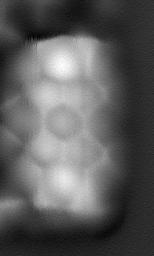
#> input picture data/EXPERIMENTAL_IMAGES/RAW/Perylenetetracarboxylic_dianhydride_PTCDA/image_0.jpg, 154 x 256 px
$ jupyter execute --allow-errors 'Load ptcda .ipynb'   (older library calls are emulated)
#> lines starting #> are read from the running program, lines starting #| are printed output that depends on the picture
### PTCDA came in a non-square image. We should preprocess it nicely instead of using that ugly image.

[cell 1]
# [151 lines left out: functions morgan_fp_gen, load_jmol, load_exp_img_stack, load_exp_3_img, load_jmol_image, not called in this run]

def _extract_cid(path):
    return int(path.split('_')[-3])

[cell 2]
# [61 lines left out: function load_exp_img_stack, not called in this run]

[cell 3]
# IMPORTS
# additional packages
from PIL import Image, ImageOps

import numpy as np
import pandas as pd
import matplotlib.pyplot as plt
import matplotlib.patches as patches
import random
import argparse
import os
import time
import glob
from tqdm import tqdm
import scipy
import seaborn as sns
import rdkit.Chem.AllChem as AllChem
import sys
USER = os.getenv('USER')
sys.path.append(f'/home/{USER}/CODE/Pytorch-fingerprints/')
# torch packages
import torch
import torchvision
import torch.nn as nn
import torch.backends.cudnn as cudnn
import torch.utils.data as data
from torch import optim
from torchvision import datasets, transforms, models
from torchvision.models import resnet50, ResNet50_Weights, efficientnet_b0, EfficientNet_B0_Weights
import torchvision.transforms.functional as TF

from torchmetrics import MetricCollection
from torchmetrics.classification import MultilabelRecall, MultilabelPrecision, MultilabelF1Score

import torch.nn.functional as F
from torch.utils.data import Dataset

print('PyTorch version:', torch.__version__)

# custom functions
from utils.all_utils import train_test_split, compute_pos_weights, save_config, train_for_epoch, validate, \
                            balance_beta_pos_weights, tanimoto_torch, validate_tanimoto

from utils.models import ResNet3D, resnet_10_chan, effnet_10_chan, eff_net_bias_warmer, resnet_bias_warmer

from utils.dataloader import QUAM

from utils.screening import fp_screening_function, load_img_stack, predict_fp, tanimoto_numpy


print('Packages loaded')


class configuration:
    def __init__(self):
        # EXPERIMENT PARAMETERS
        self.experiment_name = 'exp_imgs'
        self.n_fp = 1024  # number of fingerprints
        self.output_size = 10
        self.ratio = 0.95  # train/test ratio
        self.seed = 42

        # TRAINING PARAMETERS

        self.lr = 0.001  # learning rate
        self.dropout = 0.5 # Dropout2d probability
        # self.momentum = 0.9  # momentum of SGD optimizer
        self.weight_decay = 0  # L2 regularization constant
        self.batch_size = 50  # Training batch size
        self.test_batch_size = 50  # Test batch size
        self.epochs = 150  # Number of epochs
        self.bias_warmer = True # setting appropiate bias
        self.pos_weight_balancer = True #for bigger fingerprints, it helps balance precision and recall
        self.pos_weight_beta = 10
        # DATA AUGMENTATION PARAMETERS

        # Rotation
        self.rot_prob = 0.5  # prob of rotation in data augmentation
        self.max_deg = 180  # maximum degrees of rotation in data augmentation

        # Zoom
        self.zoom_prob = 0.3  # prob of applying zoom
        self.max_zoom = 0.3  # maximum zooming in/out

        # Translation
        self.shift_prob = 0.3  # probability of vertical or/and horizontal translation
        self.max_shift = 20  # translation

        # Shear
        self.shear_prob = 0.3  # probability of shearing
        self.max_shear = 10  # maximum shearing angle

## Create arguments object
args = configuration()
# Print experiment name
print('Experiment name:', args.experiment_name)


# make sure to enable GPU acceleration!
print(f'available devices: {torch.cuda.device_count()}')
#> (this line was passed over: torch is not available in this run)
#> (the rest of this cell did not finish here and is left out)

[cell 4]
path = f'/home/{USER}/EXPERIMENTAL_IMAGES/RAW/Perylenetetracarboxylic_dianhydride_PTCDA'


path_list = sorted(glob.glob(os.path.join(path,'*')))
print(path_list)
im_list = list()
for im_path in path_list:
    im_list.append(Image.open(im_path).convert('L'))

[cell 5]
path_1_img = '/home/mgonzalez/EXPERIMENTAL_IMAGES/RAW/Perylenetetracarboxylic_dianhydride_PTCDA/image_0.jpg'

[cell 6]
plt.imshow(im_list[0], cmap='gray')
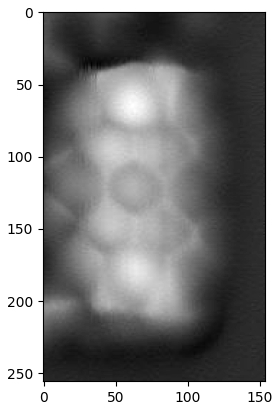
#> figure drawn by matplotlib, 1 panel

[cell 7]
def load_and_process_image(img, desired_size):
    """
    Loads a non-square image, performs a zoom out, and then crops it to make it square.

    :param img: PIL image.
    :param desired_size: The size (width and height) of the resulting square image.
    :return: Cropped square image.
    """
#> called with desired_size = 256
    # Load the image


    # Calculate the scale to fit the image into the desired size
    scale = min(desired_size / img.width, desired_size / img.height)
#> scale = 1

    # Resize (zoom out) the image
    new_size = (int(img.width * scale), int(img.height * scale))
#> new_size = (154, 256)
    img = img.resize(new_size, Image.ANTIALIAS)

    # Calculate cropping area
    left = (img.width - desired_size) / 2
#> left = -51
    top = (img.height - desired_size) / 2
#> top = 0
    right = (img.width + desired_size) / 2
#> right = 205
    bottom = (img.height + desired_size) / 2
#> bottom = 256

    # Crop the image to a square
    img = img.crop((left, top, right, bottom))
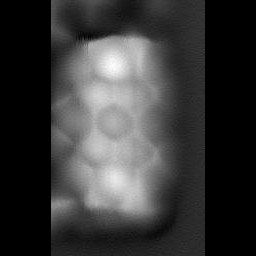
#> img: PIL image 256x256 L; min 0, max 253, mean 55.4

    return img

[cell 8]
resized_image = load_and_process_image(im_list[0], 256)
plt.imshow(resized_image, cmap='gray')

[cell 9]
def zoom_out_image(img, max_width, max_height, save_path=None):
    """
    Zooms out an image to fit within the specified dimensions while maintaining aspect ratio.

    :param img: Path to the input image.
    :param max_width: Maximum width of the zoomed-out image.
    :param max_height: Maximum height of the zoomed-out image.
    :param save_path: Optional path to save the zoomed-out image.
    :return: Zoomed-out image object.
    """
#> called with max_width = 256, max_height = 256
    # Load the image

    # Calculate the scaling factor to maintain aspect ratio
    scale = min(max_width / img.width, max_height / img.height)
#> scale = 1

    # Calculate new size
    new_size = (int(img.width * scale), int(img.height * scale))
#> new_size = (154, 256)

    # Resize (zoom out) the image
    img = img.resize(new_size)

    # Save or return the image
    if save_path:
        img.save(save_path)
    return img

[cell 10]
resized_image = zoom_out_image(im_list[0], 256,256, save_path=None)
plt.imshow(resized_image, cmap='gray')

[cell 11]
def zoom_out_and_crop(image_path, zoom):
    # Open the image
#> called with zoom = 1.6
    with Image.open(image_path) as img:
        # Calculate the new size, zooming out
#> img is the input picture: PIL image 154x256 RGB; min 0, max 253, mean 92.1
        new_width = int(img.width / zoom)
#> new_width = 96
        new_height = int(img.height / zoom)
#> new_height = 160

        # Resize the image
        resized_img = img.resize((new_width, new_height), Image.ANTIALIAS)

        # Calculate padding to add to each side
        delta_w = img.width - new_width
#> delta_w = 58
        delta_h = img.height - new_height
#> delta_h = 96
        padding = (delta_w // 2, delta_h // 2, delta_w - (delta_w // 2), delta_h - (delta_h // 2))
#> padding = (29, 48, 29, 48)

        fill = img.getpixel((-5, -5))
#> fill = (43, 43, 43)

        # Pad the resized image to get back to original size
        padded_img = ImageOps.expand(resized_img, padding, fill = fill)
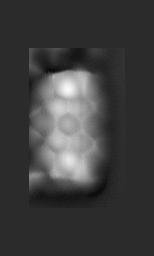
#> padded_img: PIL image 154x256 RGB; min 7, max 252, mean 62.1

        # Crop the image to make it square
        min_dimension = min(padded_img.width, padded_img.height)
        left = (padded_img.width - min_dimension) // 2
        top = (padded_img.height - min_dimension) // 2
        right = (padded_img.width + min_dimension) // 2
        bottom = (padded_img.height + min_dimension) // 2

        cropped_img = padded_img.crop((left, top, right, bottom))
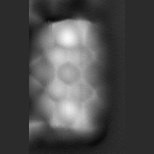
#> cropped_img: PIL image 154x154 RGB; min 7, max 252, mean 74.7

        return cropped_img

resized_img = zoom_out_and_crop(path_1_img, zoom=1.6)
plt.imshow(resized_img, cmap='gray')

[cell 12]
folder_path = '/home/mgonzalez/EXPERIMENTAL_IMAGES/PADDED/Perylenetetracarboxylic_dianhydride_PTCDA'

for i, path in enumerate(path_list):
    resized_img = zoom_out_and_crop(path, zoom=1.6)

$ run again, with data/EXPERIMENTAL_IMAGES/RAW/Perylenetetracarboxylic_dianhydride_PTCDA/image_2.jpg copied over data/EXPERIMENTAL_IMAGES/RAW/Perylenetetracarboxylic_dianhydride_PTCDA/image_0.jpg
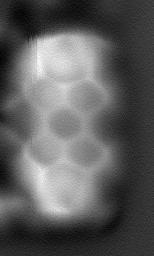
#> input picture data/EXPERIMENTAL_IMAGES/RAW/Perylenetetracarboxylic_dianhydride_PTCDA/image_2.jpg, 154 x 256 px
#> in load_and_process_image, `img = img.crop((left, top, right, bottom))`:
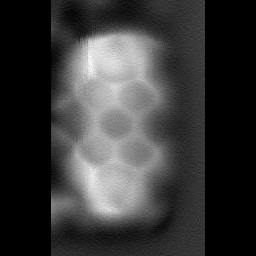
#> img: PIL image 256x256 L; min 0, max 253, mean 55.8
#> in zoom_out_and_crop, img is the input picture: PIL image 154x256 RGB; min 3, max 253, mean 92.8
#> fill = (53, 53, 53)
#> in zoom_out_and_crop, `cropped_img = padded_img.crop((left, top, right, bottom))`:
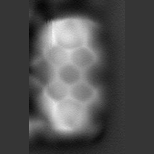
#> cropped_img: PIL image 154x154 RGB; min 4, max 248, mean 79
